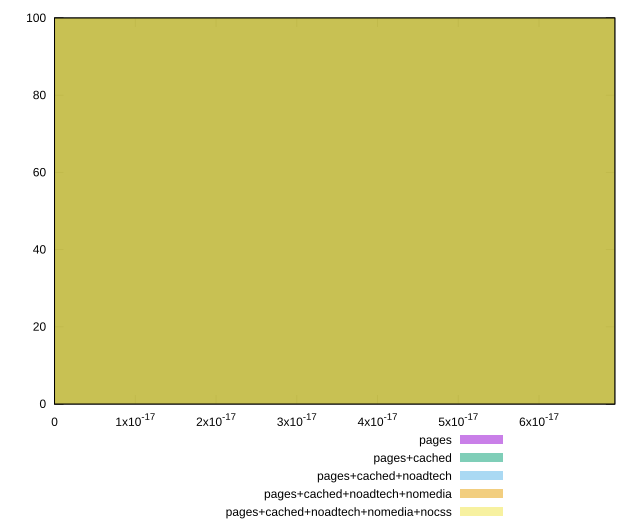

Here is the gnuplot script that generated this plot:
reset

$pages <<EOF
0 100
EOF

$pagesCached <<EOF
0 100
EOF

$pagesCachedNoadtech <<EOF
0 100
EOF

$pagesCachedNoadtechNomedia <<EOF
0 100
EOF

$pagesCachedNoadtechNomediaNocss <<EOF
0 100
EOF

set key outside below
set boxwidth 1e-12
set xrange [0:6.938893903907228e-17]
set yrange [0:100]
set trange [0:100]
set style fill transparent solid 0.5 noborder
set terminal svg size 640, 530 enhanced background rgb 'white'
set output "report_00015_2021-02-09T16-11-33.973Z/meta/score-difference/comparison/histogram/all_raw.svg"

plot $pages title "pages" with boxes, \
     $pagesCached title "pages+cached" with boxes, \
     $pagesCachedNoadtech title "pages+cached+noadtech" with boxes, \
     $pagesCachedNoadtechNomedia title "pages+cached+noadtech+nomedia" with boxes, \
     $pagesCachedNoadtechNomediaNocss title "pages+cached+noadtech+nomedia+nocss" with boxes

reset
